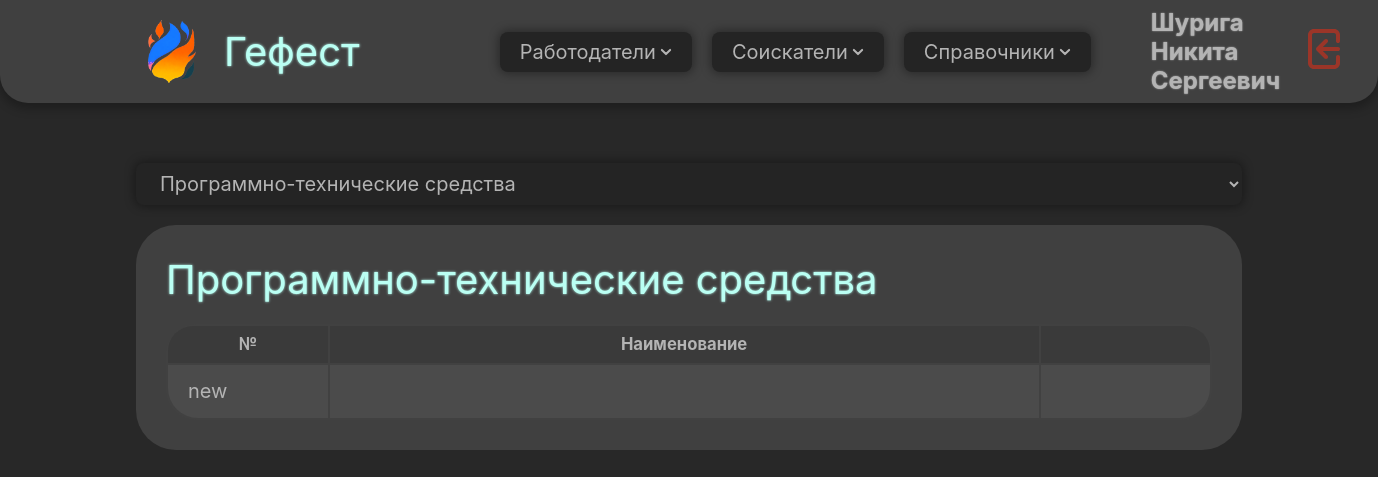
Page /references/SoftwareAndHardwareTool/ (signed in) on the earlier database version.
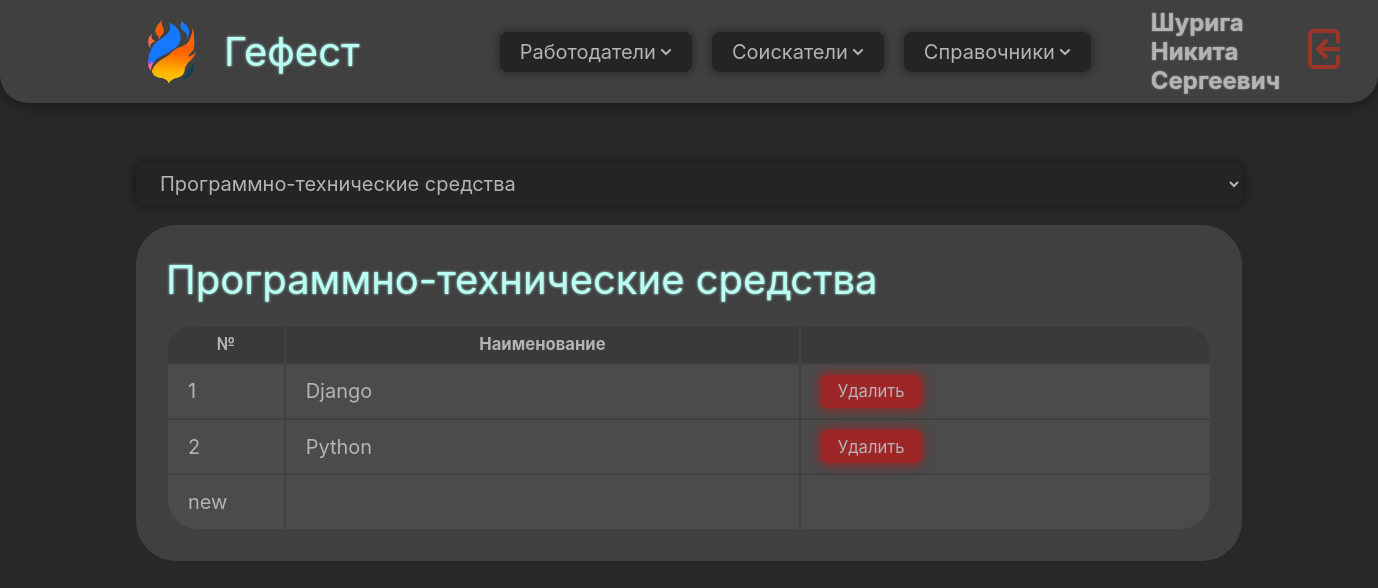
Same page on the later database version.
### domain/models.py (models this page shows, shortened)
class SoftwareAndHardwareTool(models.Model):
    name = models.CharField(max_length=255, blank=False, null=False, verbose_name='Наименование')
    class Meta:
        verbose_name = 'Программно-техническое средство'
        verbose_name_plural = 'Программно-технические средства'

### domain/views.py (the view, shortened to what this page needs)
# urls.py: path('references/', references_view, name='references'),
def references_view(request, reference='OrganizationalLegalForm'):
    references_dict = {
        'OrganizationalLegalForm': [OrganizationalLegalForm, 'Организационно-правовые формы'],
        'Skill': [Skill, 'Навыки'],
        'Specialization': [Specialization, 'Специализации'],
        'SoftwareAndHardwareTool': [SoftwareAndHardwareTool, 'Программно-технические средства'],
        'WorkSchedule': [WorkSchedule, 'Графики работы'],
    }
    if reference in references_dict:
        selected_model = references_dict[reference][0]
        display_model = selected_model.objects.all()
        display_name = selected_model._meta.verbose_name_plural
        fields_names = [field for field in selected_model._meta.get_fields() if not field.is_relation and field.name != 'id']
        response = {
            'model': display_model,
            'display_name': display_name,
            'fields_names': fields_names,
            'references_dict': references_dict,
            'reference': reference
        }
        return render(request, 'references/references.html', response)
    else:
        error_message = f"Справочник {reference} не найден"
        error_page_url = reverse('error_page', kwargs={'error_message': error_message})
        return redirect(error_page_url)

### domain/context_processors.py (called while the page is built)
def user(request):
    return {'user': auth(request)['user']}

### domain/filters.py (called while the page is built)
@register.filter(name='get_value')
def get_value(obj, field_name):
    return getattr(obj, field_name, None)

### domain/templates/references/references.html (shortened to what this page needs)
{% extends 'base.html' %}
{% load filters %}
{% load static %}
{% block content %}
    <section class="split-section flex-vertical gap-2em">
        <div class="content-block flex-vertical gap-1em">
            <select name="reference-select" class="button" onchange="window.location.href = (this.value)">
                {% for reference, value in references_dict.items %}
                    <option value="{% url 'references' reference %}"
                            {% if value.1 == display_name %}selected{% endif %}>
                        {{ value.1 }}
                    </option>
                {% endfor %}
            </select>
            <div class="content-box flex-vertical gap-1em">
                <div class="content flex-vertical gap-1em">
                    <h1 class="title">{{ display_name }}</h1>
                    <table class="table">
                        <tr>
                            <th>№</th>
                            {% for field in fields_names %}
                                <th>{{ field.verbose_name }}</th>
                            {% endfor %}
                            <th></th>
                        </tr>
                        {% for item in model %}
                            <tr>
                                <form method="POST" action="{% url 'references' reference %}">
                                    <td>{{ forloop.counter }}</td>
                                    {% for field in fields_names %}
                                        {% with field_value=item|get_value:field.name %}
                                            <td><input type="text"
                                                       id="{{ field.name }}_{{ item.id }}"
                                                       name="{{ field.name }}"
                                                       value="{{ field_value }}"
                                                       class="input-field-in-table"
                                                       onchange="document.getElementById('Button_{{ item.id }}').style.visibility = 'visible';"
                                                       maxlength="{{ field.max_length }}"
                                            >
                                            </td>
                                        {% endwith %}
                                    {% endfor %}
                                    <td class="flex-horizontal gap-1em">
                                        <button id="Button_{{ item.id }}_delete" type="submit" name="delete_item"
                                                class="button reject text-size-smaller">
                                            Удалить
                                        </button>
                                    </td>
                                </form>
                            </tr>
                        {% endfor %}
                        <tr>
                            <td class="row-1em">new</td>
                            <form method="POST" action="{% url 'references' reference %}">
                                {% for field in fields_names %}
                                    <td><input id="{{ field.name }}_new" type="text" class="input-field-in-table"
                                               name="{{ field.name }}"
                                               maxlength="{{ field.max_length }}"
                                               onchange="document.getElementById('Button_new').style.visibility = 'visible';"
                                               {% if forloop.first %}autofocus{% endif %}>
                                    </td>
                                {% endfor %}
                                <td>
                                </td>
                            </form>
                        </tr>
                    </table>
                </div>
            </div>
        </div>
    </section>
{% endblock %}

Differences in the rows shown:
added SoftwareAndHardwareTool: name "Django"
added SoftwareAndHardwareTool: name "Python"
